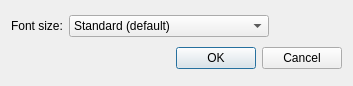
<?xml version="1.0" encoding="UTF-8"?>
<ui version="4.0">
 <class>GridFontSizeDialog</class>
 <widget class="QDialog" name="GridFontSizeDialog">
  <property name="geometry">
   <rect>
    <x>0</x>
    <y>0</y>
    <width>353</width>
    <height>86</height>
   </rect>
  </property>
  <property name="windowTitle">
   <string>Dialog</string>
  </property>
  <layout class="QVBoxLayout" name="verticalLayout">
   <item>
    <layout class="QHBoxLayout" name="horizontalLayout">
     <item>
      <widget class="QLabel" name="label">
       <property name="text">
        <string>Font size:</string>
       </property>
      </widget>
     </item>
     <item>
      <widget class="QComboBox" name="comboBox">
       <property name="minimumSize">
        <size>
         <width>200</width>
         <height>0</height>
        </size>
       </property>
       <property name="currentText">
        <string>Standard (default)</string>
       </property>
       <property name="currentIndex">
        <number>3</number>
       </property>
       <property name="maxVisibleItems">
        <number>7</number>
       </property>
       <property name="maxCount">
        <number>7</number>
       </property>
       <property name="minimumContentsLength">
        <number>7</number>
       </property>
       <item>
        <property name="text">
         <string>Insignificant</string>
        </property>
       </item>
       <item>
        <property name="text">
         <string>Tiny</string>
        </property>
       </item>
       <item>
        <property name="text">
         <string>Small</string>
        </property>
       </item>
       <item>
        <property name="text">
         <string>Standard (default)</string>
        </property>
       </item>
       <item>
        <property name="text">
         <string>Big</string>
        </property>
       </item>
       <item>
        <property name="text">
         <string>Massive</string>
        </property>
       </item>
       <item>
        <property name="text">
         <string>Excessive</string>
        </property>
       </item>
      </widget>
     </item>
     <item>
      <spacer name="horizontalSpacer">
       <property name="orientation">
        <enum>Qt::Horizontal</enum>
       </property>
       <property name="sizeHint" stdset="0">
        <size>
         <width>40</width>
         <height>20</height>
        </size>
       </property>
      </spacer>
     </item>
    </layout>
   </item>
   <item>
    <widget class="QDialogButtonBox" name="buttonBox">
     <property name="orientation">
      <enum>Qt::Horizontal</enum>
     </property>
     <property name="standardButtons">
      <set>QDialogButtonBox::Cancel|QDialogButtonBox::Ok</set>
     </property>
    </widget>
   </item>
  </layout>
 </widget>
 <resources/>
 <connections>
  <connection>
   <sender>buttonBox</sender>
   <signal>accepted()</signal>
   <receiver>GridFontSizeDialog</receiver>
   <slot>accept()</slot>
   <hints>
    <hint type="sourcelabel">
     <x>248</x>
     <y>254</y>
    </hint>
    <hint type="destinationlabel">
     <x>157</x>
     <y>274</y>
    </hint>
   </hints>
  </connection>
  <connection>
   <sender>buttonBox</sender>
   <signal>rejected()</signal>
   <receiver>GridFontSizeDialog</receiver>
   <slot>reject()</slot>
   <hints>
    <hint type="sourcelabel">
     <x>316</x>
     <y>260</y>
    </hint>
    <hint type="destinationlabel">
     <x>286</x>
     <y>274</y>
    </hint>
   </hints>
  </connection>
 </connections>
</ui>
